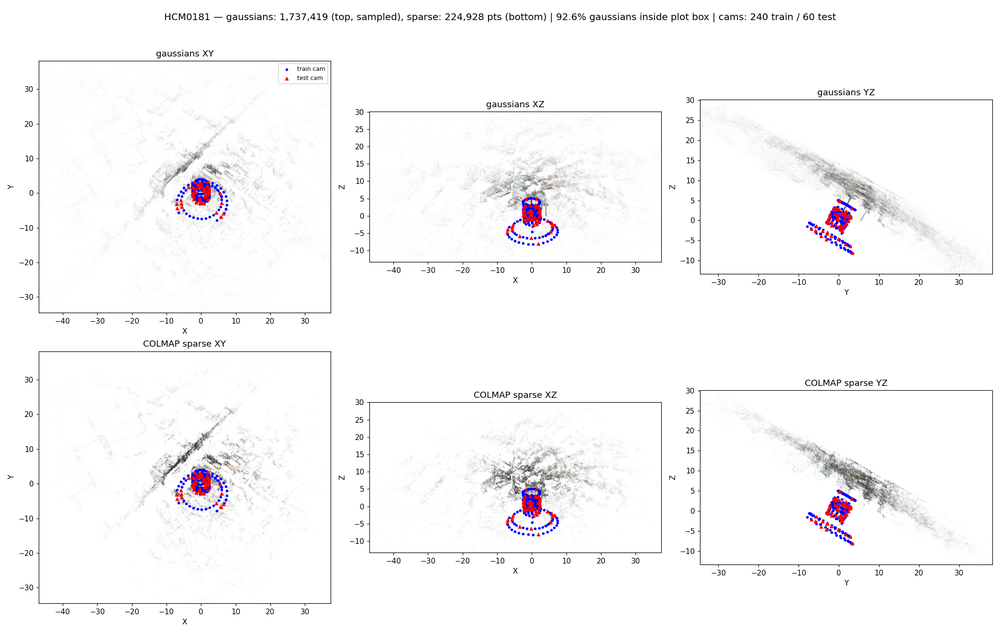
#> input picture viz/viz_HCM0181.png, 1000 x 632 px, shrunk from 2090 x 1320 before the run
$ python burst.py --dirs ../../../viz --out_plain out.png --out_align out.png
#> lines starting #> are read from the running program, lines starting #| are printed output that depends on the picture
#!/usr/bin/env python
"""GROUPWISE SUB-PIXEL ALIGN -> MERGE  (classical burst-fusion merge).

Baseline : mean_i m_i                    (what we ship)
Treatment: mean_i  Warp(m_i -> consensus geometry)

Each member differs from the consensus by a small (~0.17px) pseudo-random
displacement field. Averaging displaced copies convolves the result with the
displacement distribution => self-inflicted blur. Warping every member onto the
consensus frame first removes that convolution while KEEPING the noise averaging.

Writes both variants so scripts/eval_score.py can score them against real GT.
"""
import os, sys, argparse
import numpy as np, cv2
from PIL import Image
Image.MAX_IMAGE_PIXELS = None


def load(p):
#> called with p = '../../../viz/viz_HCM0181.png'
    return np.asarray(Image.open(p).convert("RGB"), dtype=np.float32)


def gray8(a):
    return np.clip(0.299 * a[..., 0] + 0.587 * a[..., 1] + 0.114 * a[..., 2], 0, 255).astype(np.uint8)


def warp(img, fl):
    H, W, _ = img.shape
    yy, xx = np.mgrid[0:H, 0:W].astype(np.float32)
    return cv2.remap(img, (xx + fl[..., 0]).astype(np.float32),
                     (yy + fl[..., 1]).astype(np.float32),
                     cv2.INTER_CUBIC, borderMode=cv2.BORDER_REFLECT)


def main():
    ap = argparse.ArgumentParser()
    ap.add_argument("--dirs", nargs="+", required=True)
    ap.add_argument("--out_plain", required=True)
    ap.add_argument("--out_align", required=True)
    ap.add_argument("--iters", type=int, default=2, help="consensus refinement passes")
    ap.add_argument("--clip", type=float, default=1.5, help="max |displacement| px")
    ap.add_argument("--preset", default="medium")
    ap.add_argument("--finest", type=int, default=0)
    args = ap.parse_args()

    os.makedirs(args.out_plain, exist_ok=True)
    os.makedirs(args.out_align, exist_ok=True)
    stems = None
    for d in args.dirs:
        s = {os.path.splitext(f)[0] for f in os.listdir(d)
             if os.path.splitext(f)[1].lower() in (".png", ".jpg", ".jpeg")}
        stems = s if stems is None else (stems & s)
    stems = sorted(stems)
    print(f"{len(stems)} frames x {len(args.dirs)} members")

    preset = {"ultrafast": cv2.DISOPTICAL_FLOW_PRESET_ULTRAFAST,
              "fast": cv2.DISOPTICAL_FLOW_PRESET_FAST,
              "medium": cv2.DISOPTICAL_FLOW_PRESET_MEDIUM}[args.preset]

    for s in stems:
        ms = []
        for d in args.dirs:
            for e in (".png", ".jpg", ".JPG", ".jpeg"):
                p = os.path.join(d, s + e)
                if os.path.exists(p):
                    ms.append(load(p)); break
        assert len(ms) == len(args.dirs), s
        M = np.stack(ms)
        plain = M.mean(0)

        ref = plain
        for _ in range(args.iters):
            dis = cv2.DISOpticalFlow_create(preset)
            dis.setFinestScale(args.finest)
            r8 = gray8(ref)
            acc = None
            for m in ms:
                # flow ref->member: sampling the member at (x+fl) lands it on ref's grid
                fl = np.clip(dis.calc(r8, gray8(m), None), -args.clip, args.clip)
                w = warp(m, fl)
                acc = w if acc is None else acc + w
            ref = acc / len(ms)
#> this loop made 2 passes
#> pass 1, in warp, `yy, xx = np.mgrid[0:H, 0:W].astype(np.float32)`:
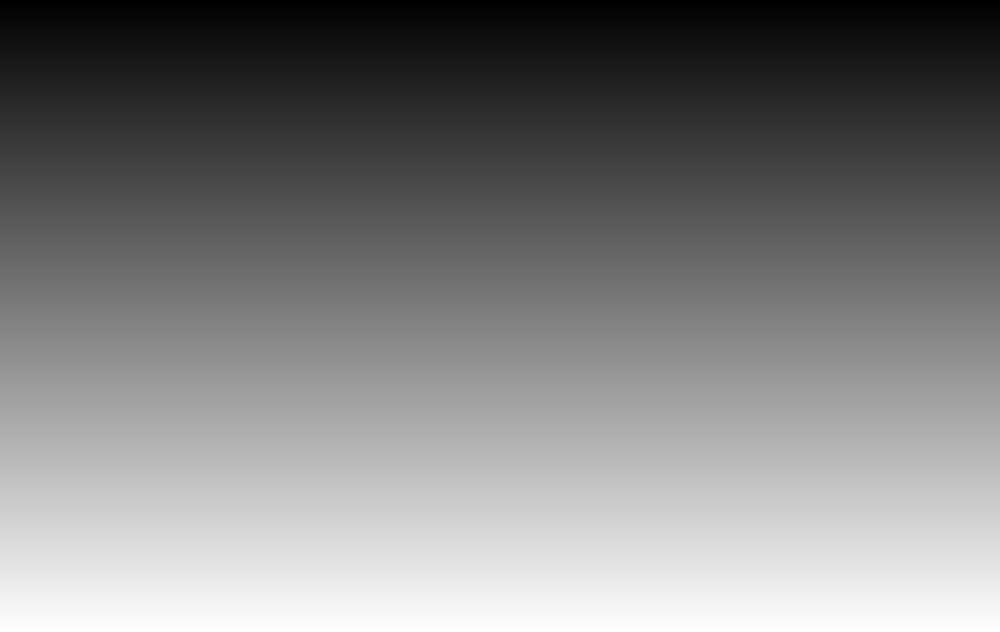
#> yy: shape (632, 1000) float32; min 0, max 631, mean 315.5; drawn with min black and max white
#> pass 1, in warp, `yy, xx = np.mgrid[0:H, 0:W].astype(np.float32)`:
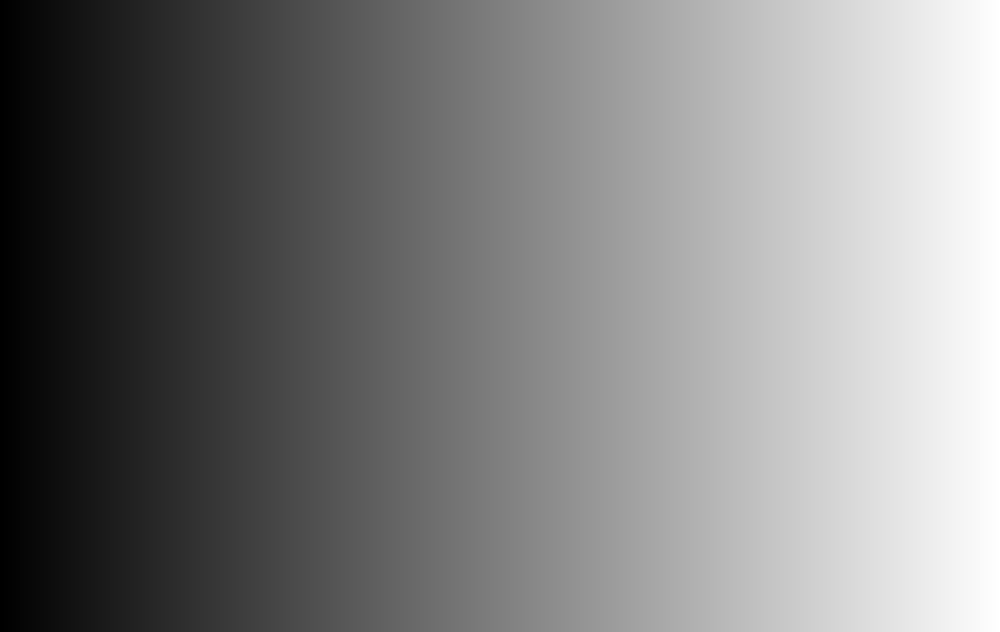
#> xx: shape (632, 1000) float32; min 0, max 999, mean 499.5; drawn with min black and max white

        Image.fromarray(np.clip(plain + 0.5, 0, 255).astype(np.uint8)).save(
            os.path.join(args.out_plain, s + ".png"))
        Image.fromarray(np.clip(ref + 0.5, 0, 255).astype(np.uint8)).save(
            os.path.join(args.out_align, s + ".png"))
    print("done")


if __name__ == "__main__":
    main()
